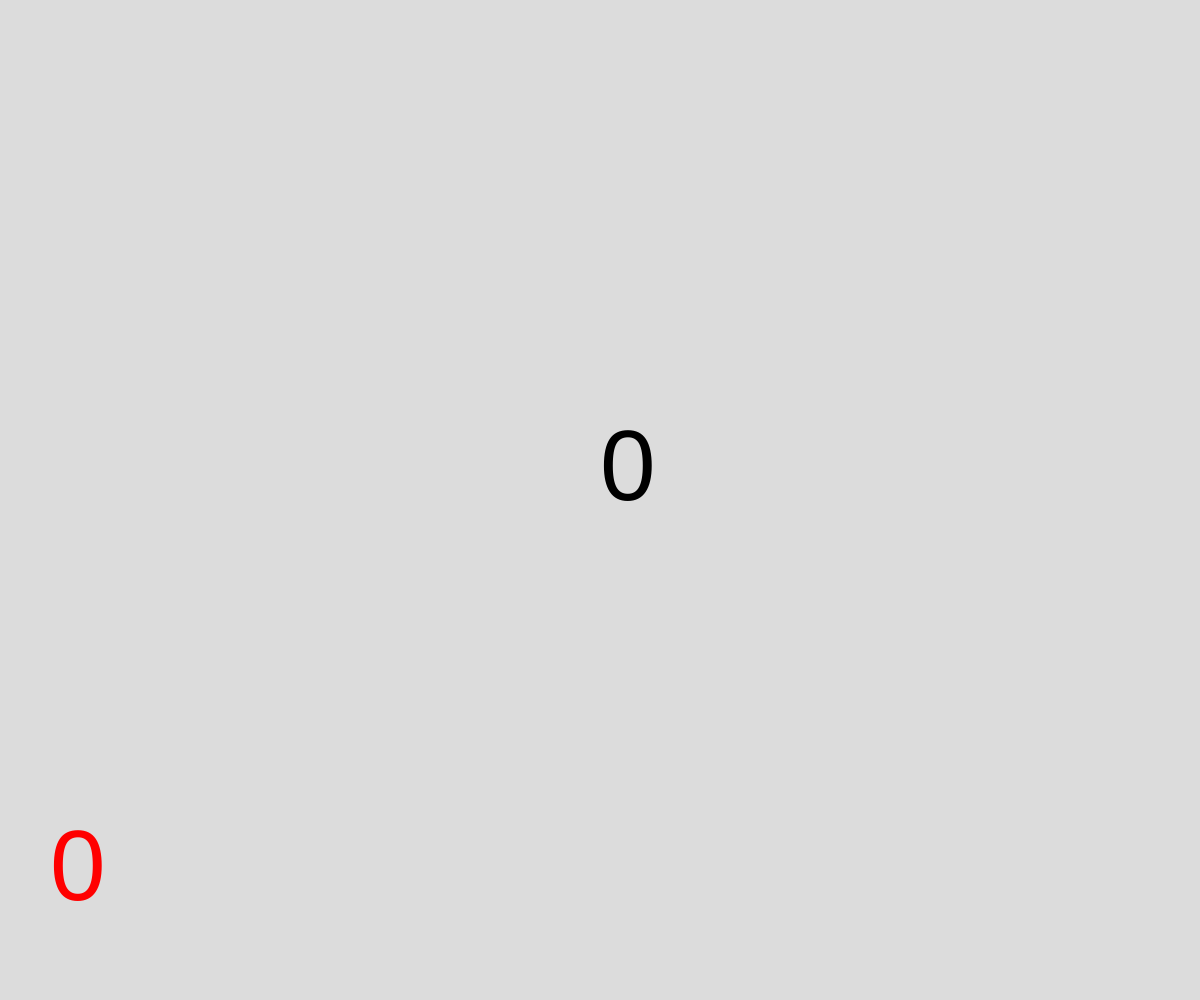
Frame 1 (no input)
Frame 60 (no input): identical to frame 1, image omitted
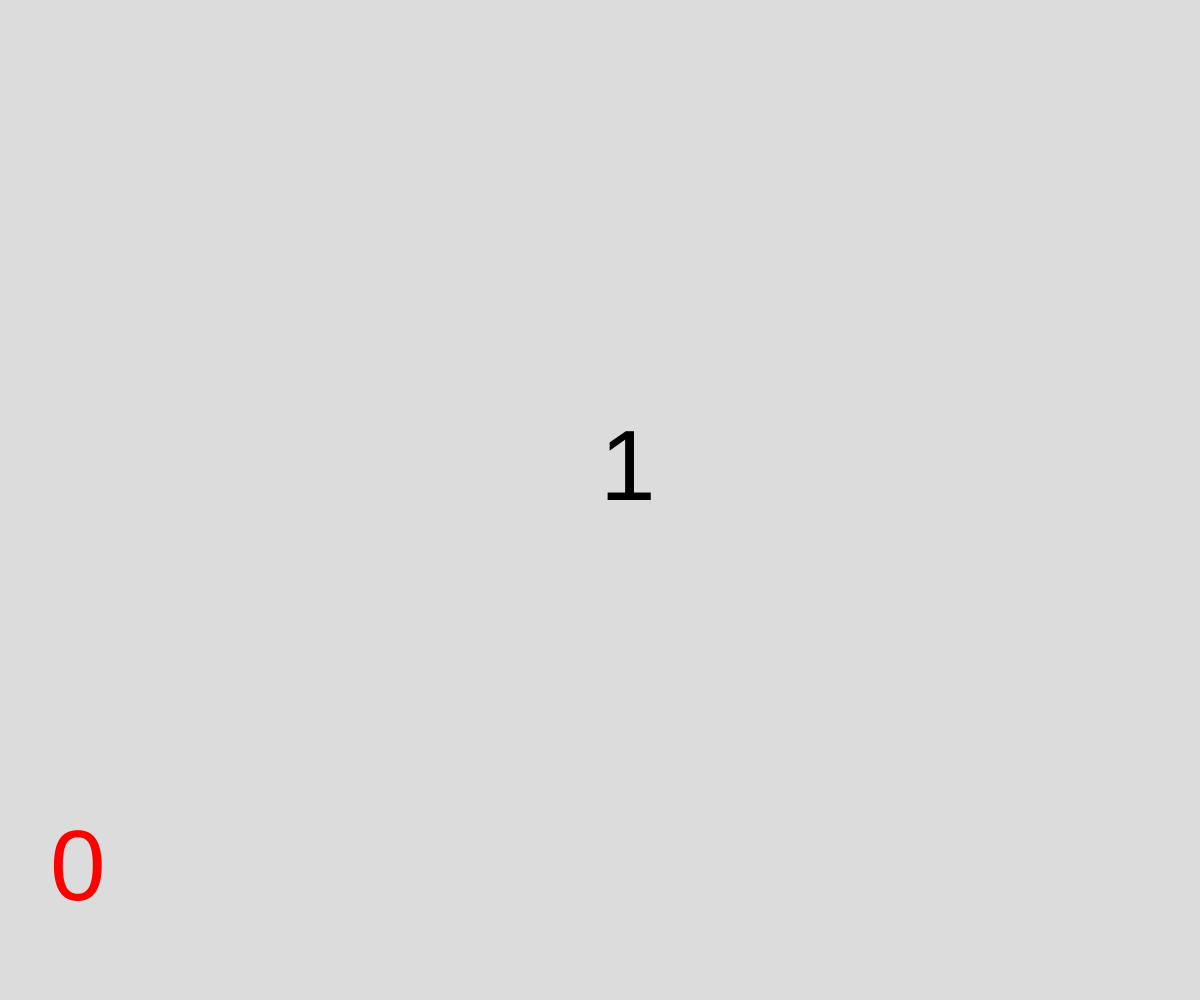
Frame 120 (the mouse pressed at the canvas centre since frame 60)

The p5.js sketch that drew these frames (run headless with seeded random() and noise() and a simulated clock; from frame 60 on, the mouse is pressed at the canvas centre):

// p5.js sketch
// ── sketch.js
// Project Title
// Your Name
// Date
//
// Extra for Experts:
// - describe what you did to take this project "above and beyond"

let numberOfClicks = 0;
let highestEver = 0;

function setup() {
  createCanvas(windowWidth, windowHeight);
  if(getItem("highscore") !== null){
    highestEver = getItem("highscore");
  }
  else{
    storeItem("highscore");
  }
}

function draw() {
  background(220);

  fill("black");
  textSize(100);
  text(numberOfClicks, width/2, height/2);

  fill("red");
  text(highestEver, 50, height - 100);
}

function mousePressed(){
  numberOfClicks++;

  if(numberOfClicks > getItem("highscore")){
    storeItem("highscore", numberOfClicks);
    highestEver = numberOfClicks;
  }
}
